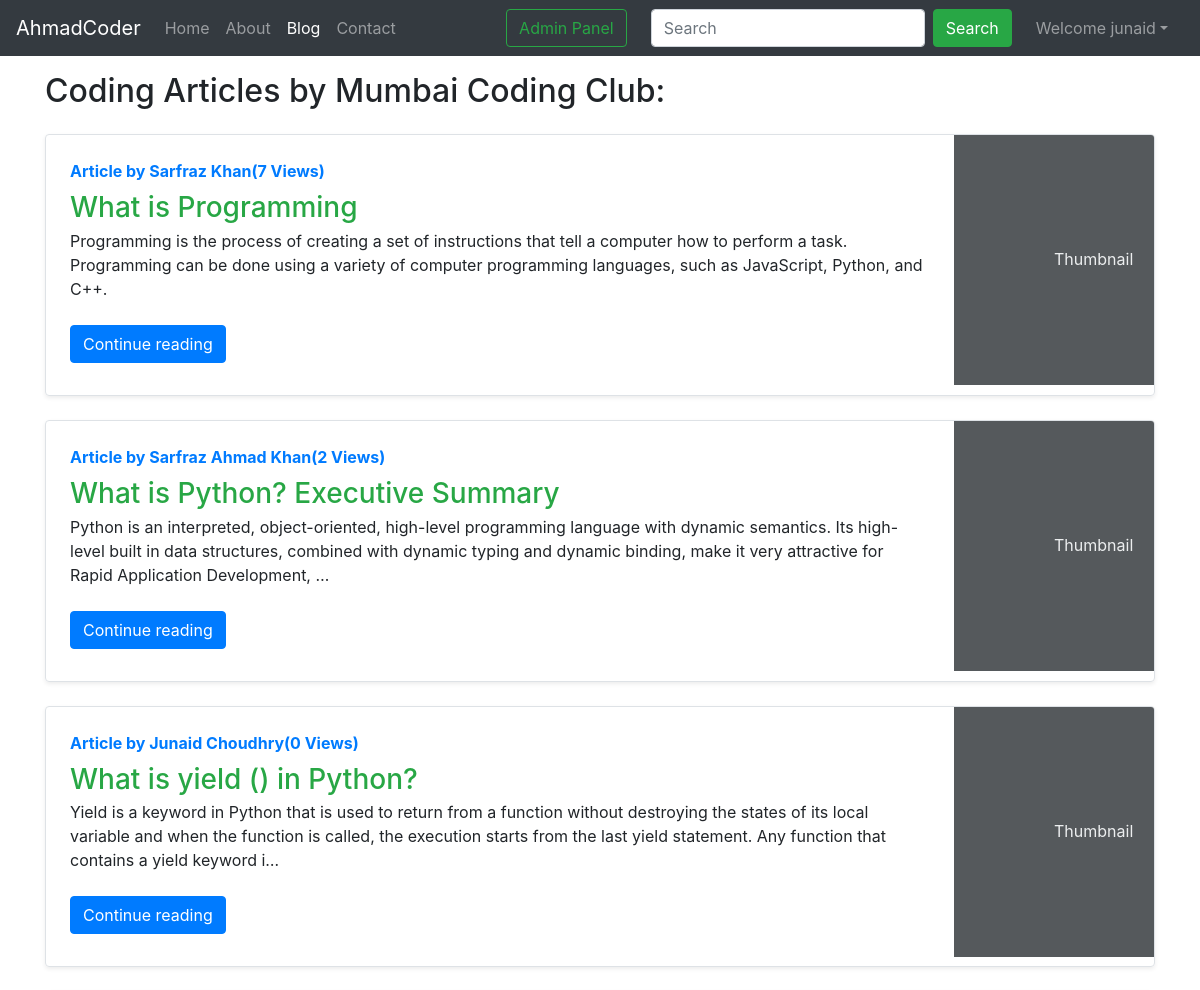
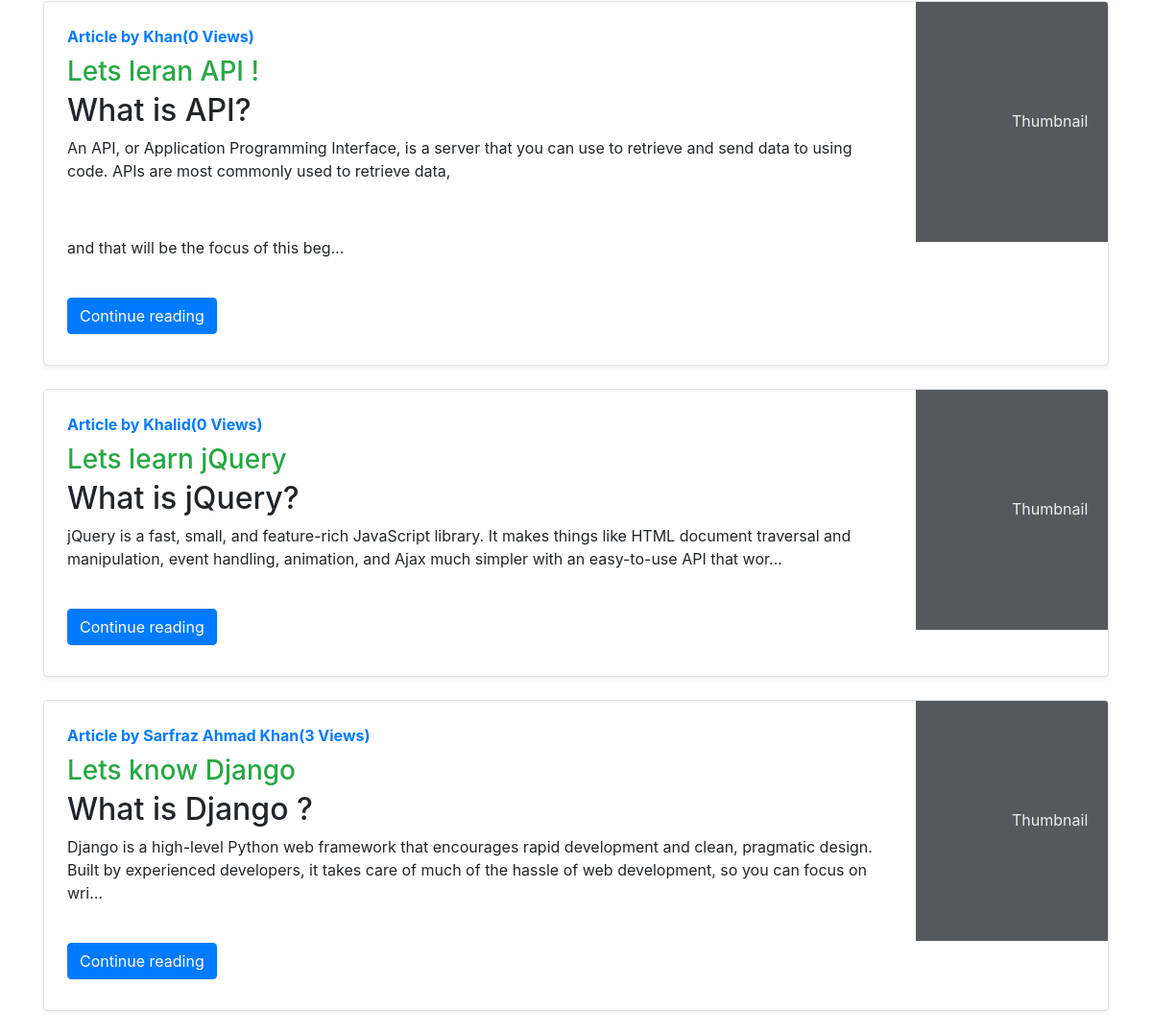
Page /blog/ (signed in) on the committed database (2 pictures, top to bottom).
### blog/models.py (models this page shows, shortened)
class Post(models.Model):
    sno = models.AutoField(primary_key=True)
    title = models.CharField(max_length=250)
    content = models.TextField()
    author = models.CharField(max_length=50)
    slug = models.CharField(max_length=130)
    views = models.IntegerField(default=0)
    timestamp = models.DateTimeField(blank=True)

### blog/views.py (the view)
# urls.py: path('', views.blogHome, name='blogHome'),
def blogHome(request):
    allPosts = Post.objects.all()
    context = {'allPosts': allPosts}
    return render(request, 'blog/blogHome.html', context)

### templates/blog/blogHome.html (shortened to what this page needs)
{% extends 'base.html' %}
{% block blogactive %} active {% endblock blogactive %}
{% block body %}
<div class="container my-3">
    <h2>Coding Articles by Mumbai Coding Club:</h2>
    {% for post in allPosts %}
    <div class="row no-gutters border rounded overflow-hidden flex-md-row my-4 shadow-sm h-md-250 position-relative">
      <div class="col p-4 d-flex flex-column position-static">
        <strong class="d-inline-block mb-2 text-primary">Article by {{post.author}}({{post.views}} Views)</strong>
        <h3 class="mb-0"><a class="text-success" href="/blog/{{post.slug}}">{{post.title}} </a></h3>
        <p class="card-text mb-auto"><div class="preview">{{post.content|safe| truncatechars:250 }}</div></p>
        <div class="my-2">
            <a href="/blog/{{post.slug}}" role="button" class="btn btn-primary">Continue reading</a>
        </div>
      </div>
      <div class="col-auto d-none d-lg-block">
        <svg class="bd-placeholder-img" width="200" height="250" xmlns="http://www.w3.org/2000/svg" preserveAspectRatio="xMidYMid slice" focusable="false" role="img" aria-label="Placeholder: Thumbnail">
          <text x="50%" y="50%" fill="#eceeef" dy=".3em">Thumbnail</text>
        </svg>
      </div>
    </div>
    {% endfor %}
  </div>
{% endblock body %}

### templates/base.html (shortened to what this page needs)
<!doctype html>
<html lang="en">
  <head>
    <link rel="stylesheet" href="https://cdn.jsdelivr.net/npm/bootstrap@4.4.1/dist/css/bootstrap.min.css">
  </head>
  <body>
    <nav class="navbar navbar-expand-lg navbar-dark bg-dark">
        <a class="navbar-brand" href="/">AhmadCoder</a>
        <div class="collapse navbar-collapse" id="navbarSupportedContent">
          <ul class="navbar-nav mr-auto">
            <li class="nav-item {% block homeactive %} {% endblock homeactive %}">
              <a class="nav-link" href="/">Home <span class="sr-only">(current)</span></a>
            </li>
            <li class="nav-item {% block aboutactive %}{% endblock aboutactive %}">
              <a class="nav-link" href="/about">About</a>
            </li>
            <li class="nav-item {% block blogactive %}{% endblock blogactive%}">
              <a class="nav-link" href="/blog">Blog</a>
            </li>
            <li class="nav-item {% block contactactive %}{% endblock contactactive %}">
              <a class="nav-link" href="/contact">Contact</a>
            </li>
          </ul>
          <a href="/admin" role="button" target="_blank" class="btn btn-outline-success m-2 my-sm-0" >Admin Panel</a>
          <form method="get" action="/search" class="form-inline my-2 my-lg-0 mx-3">
            <input class="form-control mr-sm-2" type="search" placeholder="Search" aria-label="Search" name="query" id="query">
            <button class="btn btn-success my-2 my-sm-0" type="submit">Search</button>
          </form>
          {% if user.is_authenticated %}
          <ul class="navbar-nav mr-2">
            <li class="nav-item dropdown">
            <a class="nav-link dropdown-toggle" href='#' id="navbarDropdown" role="button" data-toggle="dropdown"> Welcome {{request.user}}</a>
                  </li>
                  </ul>
          {% endif %}
        </div>
      </nav>
{% block body %} {% endblock body %}
  </body>
</html>

### rows in the picture
Post: author "Sarfraz Khan", views "7", title "What is Programming", content "Programming is the process of creating a set of instructions that tell a computer how to perform a task. Programming can be done using a variety of computer programming languages, such as JavaScript, Python, and C++."
Post: author "Sarfraz Ahmad Khan", views "2", title "What is Python? Executive Summary", content "Python is an interpreted, object-oriented, high-level programming language with dynamic semantics. Its high-level built in data structures, combined with dynamic typing and dynamic binding, make it very attractive for Rapid Application Development, …"
Post: author "Junaid Choudhry", views "0", title "What is yield () in Python?", content "Yield is a keyword in Python that is used to return from a function without destroying the states of its local variable and when the function is called, the execution starts from the last yield statement. Any function that contains a yield keyword i…"
Post: author "Khan", views "0", title "Lets leran API !", content "What is API? An API, or Application Programming Interface, is a server that you can use to retrieve and send data to using code. APIs are most commonly used to retrieve data, and that will be the focus of this beg…"
Post: author "Khalid", views "0", title "Lets learn jQuery", content "What is jQuery? jQuery is a fast, small, and feature-rich JavaScript library. It makes things like HTML document traversal and manipulation, event handling, animation, and Ajax much simpler with an easy-to-use API that wor…"
Post: author "Sarfraz Ahmad Khan", views "3", title "Lets know Django", content "What is Django ? Django is a high-level Python web framework that encourages rapid development and clean, pragmatic design. Built by experienced developers, it takes care of much of the hassle of web development, so you can focus on wri…"

### other values in the picture
{{ request.user }} "junaid"
